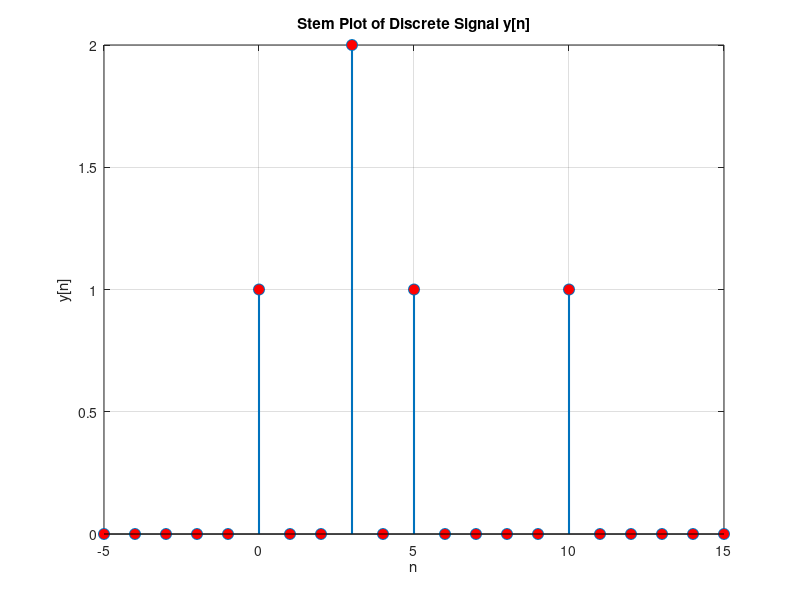

Here is the MATLAB script that generated this plot:
% Define the range of n
n = -5:15;

% Define the signal y[n]
y = zeros(size(n));  % Initialize y[n] with zeros
y(n == 3) = 2;        % Assign 2 at n = 3
y(n == 0 | n == 5 | n == 10) = 1;  % Assign 1 at n = 0, 5, 10

stem(n, y, 'Marker', 'o', 'MarkerFaceColor', 'r', 'MarkerSize', 8, 'LineWidth', 1.5);

title('Stem Plot of Discrete Signal y[n]');
xlabel('n');
ylabel('y[n]');

grid on;
